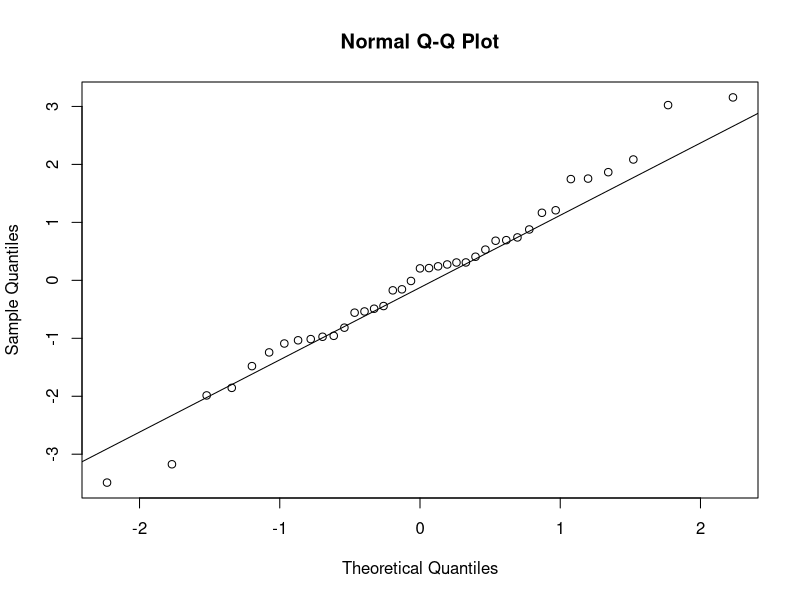
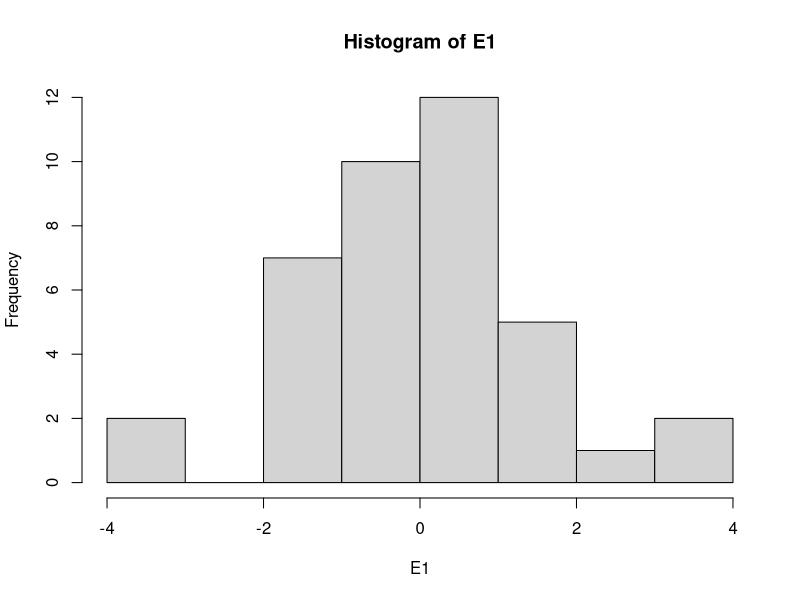
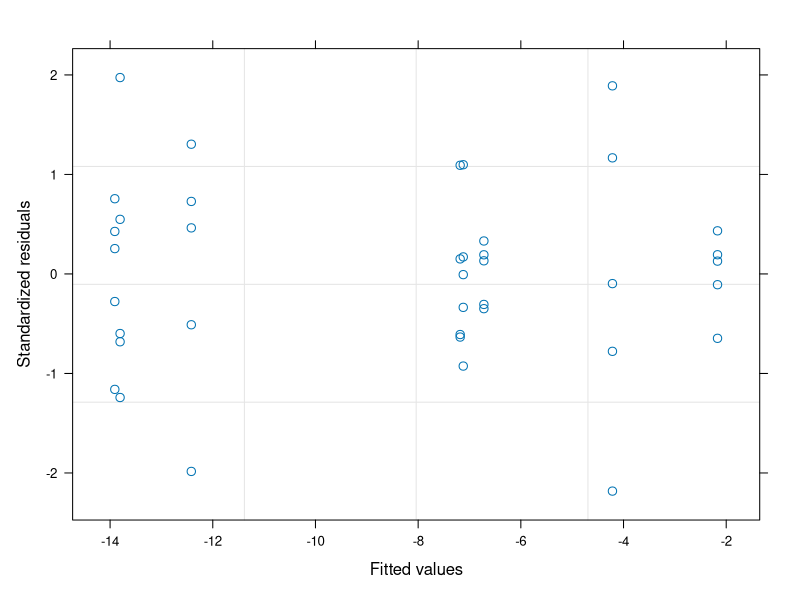

R code for these plots, in order: (Note: this script raises an error after producing the figures.)
#Author:  Clay Arango
#Creation date: 10-Feb-19
#Script to analyze NDS data from Summer 2018 NDS work with S. Roley and A. Alexiades

#packages
install.packages("nlme")
install.packages("nortest")
install.packages("dplyr")
install.packages("multcomp")
install.packages("MASS")
install.packages("ggplot2")
library(nlme)
library(nortest)
library(dplyr)
library(multcomp)
library(MASS)
library(ggplot2)

#Load data
cle_fall <- read.table(file="cle_fall.csv", header=T, sep=",")

#set variable
d = cle_fall

#evaluate data to make sure factors are correct
names(d)
unique(d$nutrient) #control, N, NP, NPSi, NSi, P, PSi, Si
unique(d$N) #should be 0 and 1
unique(d$P) #should be 0 and 1
unique(d$Si) #should be 0 and 1
unique(d$top) #should be "sponge" and "glass"
#if need to change, use recode function below. 
d$top<-recode(d$top, "cellulose" ="sponge")
str(d)

#convert N and P vand Si alues (0 or 1 for absence or presence) to factors
d$N<-as.factor(d$N)
d$P<-as.factor(d$P)
d$Si<-as.factor(d$Si)
str(d)

#subset data into gpp and cr response
d.cr = subset(d, top=="sponge", data=d)
d.gpp = subset(d, top=="glass", data=d)

#calculate nrr for cr
x = aggregate(d.cr[,8], list(d.cr$nutrient), mean, na.rm=T)
x
d.cr$cr.nrr = d.cr$cr.area/-7.121497 #is there a prettier way to do this?

#calculate nrr for gpp
x = aggregate(d.gpp[,9], list(d.gpp$nutrient), mean, na.rm=T)
x
d.gpp$gpp.nrr = d.gpp$gpp.area/5.806643 #is there a prettier way to do this?

############################################################
#analyze RESPIRATION data
############################################################

M1<-gls(cr.area~N*P*Si, data=d.cr, na.action=na.omit)
E1<-residuals(M1)
qqnorm(E1)
qqline(E1)
ad.test(E1)
   #residuals are normally distributed
hist(E1)  
plot(M1)

plot(filter(d.cr, !is.na(cr.area)) %>% dplyr::select(nutrient), 
     E1, xlab="nutrient", ylab="Residuals")
bartlett.test(cr.area~nutrient, data=d.cr)
   #variance test is ok

anova(M1)
  
x <- group_by(d.cr, nutrient) %>%  # Grouping function causes subsequent functions to aggregate by season and reach
  summarize(cr.mean = abs(mean(cr.area, na.rm = TRUE)), # na.rm = TRUE to remove missing values
            cr.sd=abs(sd(cr.area, na.rm = TRUE)),  # na.rm = TRUE to remove missing values
            n = sum(!is.na(cr.area)), # of observations, excluding NAs. 
            cr.se=cr.sd/sqrt(n))

ggplot(data=x, aes(x=nutrient, y=cr.mean)) + 
  geom_bar(stat="identity", position=position_dodge(), color = "black") + 
  geom_errorbar(aes(ymin=cr.mean, ymax=cr.mean+cr.se), width=0.2, 
                position=position_dodge(0.9)) + 
  xlab("Nutrient") +
  ylab(expression(Respiration~(ug~O[2]~m^{-2}~h^{-1}))) +
  ylim(0,20) +
  labs(fill="Light") +
  theme_bw() +
  theme(panel.grid.major=element_blank(),
        panel.grid.minor=element_blank(),
        legend.title=element_text(size=6),
        legend.key=element_blank(), 
        legend.position=c(0.5,0.95), 
        legend.text=element_text(size=8), 
        legend.background=element_blank(), 
        legend.direction="horizontal", 
        legend.key.size=unit(0.3, "cm"), 
        axis.title.y=element_text(size=8), 
        axis.title.x=element_text(size=8), 
        axis.text.x=element_text(size=8))

#ggsave('output/figures/Ring_fall.tiff',
#       units="in",
#       width=3.25,
#       height=3.25,
#       dpi=1200,
#       compression="lzw")

############################################################
#analyze the PRODUCTION data
############################################################

M1<-gls(gpp.area~N*P*Si, data=d.gpp, na.action=na.omit) 
E1<-residuals(M1)
qqnorm(E1)
qqline(E1)
ad.test(E1)
   #residuals are normal

hist(E1, xlab="residuals", main="")
plot(M1)

plot(filter(d.gpp, !is.na(gpp.area)) %>% dplyr::select(nutrient), 
     E1, xlab="nutrient", ylab="Residuals")
bartlett.test(gpp.area~nutrient, data=d.gpp)
   #below 0.05, but just barely

anova(M1)
  
x <- group_by(d.gpp, nutrient) %>%  # Grouping function causes subsequent functions to aggregate by season and reach
  summarize(gpp.mean = abs(mean(gpp.area, na.rm = TRUE)), # na.rm = TRUE to remove missing values
            gpp.sd=abs(sd(gpp.area, na.rm = TRUE)),  # na.rm = TRUE to remove missing values
            n = sum(!is.na(gpp.area)), # of observations, excluding NAs. 
            gpp.se=gpp.sd/sqrt(n))

ggplot(data=x, aes(x=nutrient, y=gpp.mean)) + 
  geom_bar(stat="identity", position=position_dodge(), color = "black") + 
  geom_errorbar(aes(ymin=gpp.mean, ymax=gpp.mean+gpp.se), width=0.2, 
                position=position_dodge(0.9)) + 
  xlab("Nutrient") +
  ylab(expression(Production~(ug~O[2]~m^{-2}~h^{-1}))) +
  labs(fill="Light") +
  theme_bw() +
  theme(panel.grid.major=element_blank(),
        panel.grid.minor=element_blank(), 
        legend.title=element_text(size=6), 
        legend.key=element_blank(),  
        legend.position=c(0.5,0.95),  
        legend.text=element_text(size=8),  
        legend.background=element_blank(),  
        legend.direction="horizontal",  
        legend.key.size=unit(0.3, "cm"),  
        axis.title.y=element_text(size=8),  
        axis.title.x=element_text(size=8),  
        axis.text.x=element_text(size=8))

#ggsave('output/figures/gppByNutrient.tiff',
#       units="in",
#       width=3.25,
#       height=3.25,
#       dpi=1200,
#       compression="lzw")


#BELOW HERE IS NOT EDITED





############################################################
#analyze the CHL-A biomass on disks

M1<-gls(chla~N*P*light, data=roza_sum.chla, na.action=na.omit)
E1<-residuals(M1)
qqnorm(E1)
qqline(E1)
ad.test(E1)
  #residuals look bad (p=0.001)
hist(E1)
plot(M1)

vf1 = varIdent(form = ~ 1|N*P)
vf2 = varIdent(form = ~ 1|light)
vf3 = varIdent(form = ~ 1|N*P*light)
vf4 = varPower(form = ~ fitted(.)) 
vf5 = varExp(form = ~ fitted(.))
vf6 = varConstPower(form = ~ fitted(.))
vf7 = varExp(form = ~ fitted(.)|nutrient)

M2<-gls(chla~N*P*light, data=roza_sum.chla, na.action=na.omit, weights=vf1)
M3<-gls(chla~N*P*light, data=roza_sum.chla, na.action=na.omit, weights=vf2)
M4<-gls(chla~N*P*light, data=roza_sum.chla, na.action=na.omit, weights=vf3)
M5<-gls(chla~N*P*light, data=roza_sum.chla, na.action=na.omit, weights=vf4)
M6<-gls(chla~N*P*light, data=roza_sum.chla, na.action=na.omit, weights=vf5)
M7<-gls(chla~N*P*light, data=roza_sum.chla, na.action=na.omit, weights=vf6)
M8<-gls(chla~N*P*light, data=roza_sum.chla, na.action=na.omit, weights=vf7)

anova(M1,M2,M3,M4,M5,M6,M7,M8)

#M3 is best on AIC

E3<-residuals(M3)
qqnorm(E3)
qqline(E3)
ad.test(E3)
#residuals are not normal (p=0.001)
hist(E3, xlab="residuals", main="")
plot(M3)
  #hist and plot look good

plot(filter(roza_sum.chla, !is.na(chla)) %>% dplyr::select(light), 
     E3, xlab="light", ylab="Residuals")
bartlett.test(chla~light, data=roza_sum.chla)

plot(filter(roza_sum.chla, !is.na(chla)) %>% dplyr::select(nutrient), 
     E3, xlab="nutrient", ylab="Residuals")
bartlett.test(chla~nutrient, data=roza_sum.chla)

anova(M3)

#light is significant and N and P separately interact with light

x<-roza_sum.chla[complete.cases(roza_sum.chla$chla),]

with(x, 
     interaction.plot(nutrient,light,chla, 
                      ylim=c(0,1.5),lty=c(1,12),lwd=2,ylab="Chlorophyll a", 
                      xlab="Nutrient", trace.label="Light"))

x <- group_by(roza_sum.chla, nutrient, light) %>%  # Grouping function causes subsequent functions to aggregate by season and reach
  summarize(chla.mean = mean(chla, na.rm = TRUE), # na.rm = TRUE to remove missing values
            chla.sd=sd(chla, na.rm = TRUE),  # na.rm = TRUE to remove missing values
            n = sum(!is.na(chla)), # of observations, excluding NAs. 
            chla.se=chla.sd/sqrt(n))

ggplot(data=x, 
       aes(x=nutrient, y=chla.mean, fill=light)) + 
  geom_bar(stat="identity", position=position_dodge(), color = "black") + 
  geom_errorbar(aes(ymin=chla.mean, ymax=chla.mean+chla.se), width=0.2, 
                position=position_dodge(0.9)) + 
  scale_fill_manual(values=c("white","black")) +
  xlab("Nutrient") +
  ylab(expression(Chlorophyll~a~(ug~cm^{-2}))) +
  ylim(0,1.7) +
  labs(fill="Light") +
  theme_bw() +
  theme(panel.grid.major=element_blank(), 
        panel.grid.minor=element_blank(), 
        legend.title=element_text(size=6), 
        legend.key=element_blank(), 
        legend.position=c(0.5,0.95), 
        legend.text=element_text(size=8), 
        legend.background=element_blank(), 
        legend.direction="horizontal", 
        legend.key.size=unit(0.3, "cm"), 
        axis.title.y=element_text(size=8), 
        axis.title.x=element_text(size=8), 
        axis.text.x=element_text(size=8))

ggsave('output/figures/chlaByNutrientLight.tiff',
       units="in",
       width=3.25,
       height=3.25,
       dpi=1200,
       compression="lzw")



############################################################
############################################################
#calculate nrr mean and standard error
x1 <- group_by(roza_sum, nutrient, light) %>%  # Grouping function causes subsequent functions to aggregate by season and reach
  summarize(chla.nrr.mean = mean(chla.nrr, na.rm = TRUE), # na.rm = TRUE to remove missing values
            chla.nrr.sd=sd(chla.nrr, na.rm = TRUE),  # na.rm = TRUE to remove missing values
            chla.n = sum(!is.na(chla.nrr)), # of observations, excluding NAs. 
            chla.nrr.se=chla.nrr.sd/sqrt(chla.n))


x2 <- group_by(roza_sum, nutrient, light) %>%  # Grouping function causes subsequent functions to aggregate by season and reach
  summarize(gpp.nrr.mean = mean(gpp.nrr, na.rm = TRUE), # na.rm = TRUE to remove missing values
            gpp.nrr.sd=sd(gpp.nrr, na.rm = TRUE),  # na.rm = TRUE to remove missing values
            gpp.n = sum(!is.na(gpp.nrr)), # of observations, excluding NAs. 
            gpp.nrr.se=gpp.nrr.sd/sqrt(gpp.n))

x3 <- group_by(roza_sum, nutrient, light) %>%  # Grouping function causes subsequent functions to aggregate by season and reach
  summarize(cr.nrr.mean = mean(cr.nrr, na.rm = TRUE), # na.rm = TRUE to remove missing values
            cr.nrr.sd=sd(cr.nrr, na.rm = TRUE),  # na.rm = TRUE to remove missing values
            cr.n = sum(!is.na(cr.nrr)), # of observations, excluding NAs. 
            cr.nrr.se=cr.nrr.sd/sqrt(cr.n))

roza_sum.nrr<-cbind(x1,x2,x3)
roza_sum.nrr <- roza_sum.nrr[, !duplicated(colnames(roza_sum.nrr))]
write.csv(roza_sum.nrr, "roza_sum.nrr.csv")
